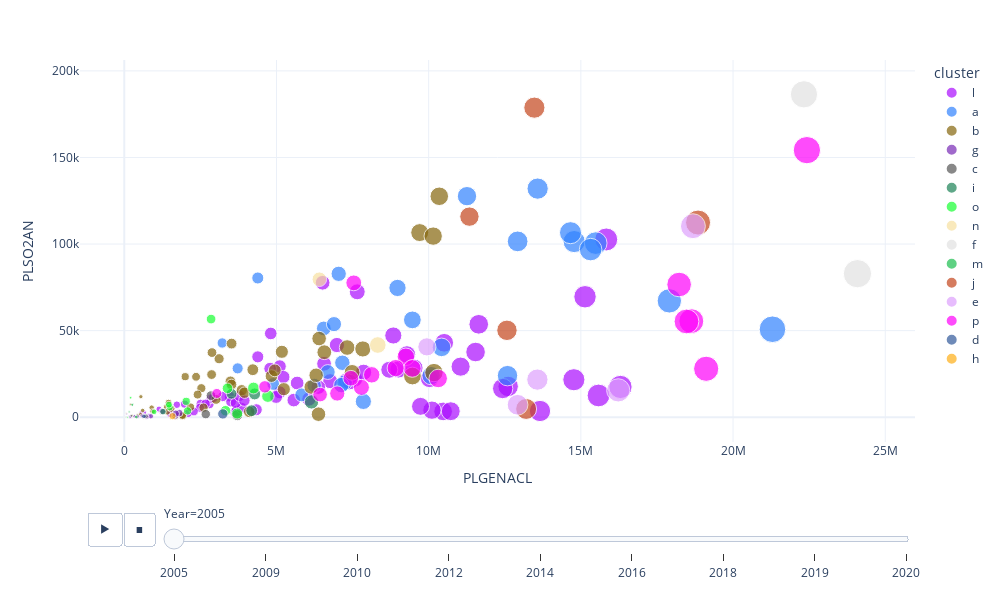

This figure's notebook cell:
### Code cell
import plotly.express as px

fig = px.scatter(pivotDF, y="PLSO2AN", x='PLGENACL', size='PLGENACL', animation_frame="Year", color='cluster', color_discrete_sequence=px.colors.qualitative.Alphabet,
        hover_name="PNAME", height=600, width=1000)

fig.update_layout(template='plotly_white',)

### Figure 1 — Plotly figure (JSON) as saved in the notebook; plotly's stock layout.template omitted (floating-point values rounded to 4 significant figures)
{"data": [{"hovertemplate": "<b>%{hovertext}</b><br><br>cluster=l<br>Year=2005<br>PLGENACL=%{marker.size}<br>PLSO2AN=%{y}<extra></extra>", "hovertext": ["Barry", "Platte", "Gerald Whelan Energy Center", "Cholla", "Oklaunion Power Station", "Limestone", "Hayden", "Crystal River", "E D Edwards", "Joppa Steam", "Marion", "IPL - Petersburg Generating Station", "Cayuga", "Burlington (IA)", "La Cygne", "Shawnee", "Four Corners Steam Elec Station", "San Juan", "Leland Olds", "Milton R Young", "Kyger Creek", "Northeastern", "Seward", "Williams", "Cumberland", "Centralia", "Mount Storm Power Station", "Dave Johnston", "Naughton", "J P Madgett", "Pleasants Power Station", "Newton", "East Bend", "Craig", "Coal Creek", "H L Spurlock", "Jeffrey Energy Center", "Trimble County", "Big Stone", "Wyodak", "Boardman", "A B Brown Generating Station", "Flint Creek Power Plant", "Welsh Power Plant", "Hunter", "Coronado Generating Station", "Coleto Creek", "Sam Seymour", "Tolk Station", "Merom", "Pawnee", "Ottumwa", "Mountaineer (1301)", "Intermountain", "R D Green", "Independence", "Louisa", "Sikeston", "Twin Oaks", "H W Pirkey Power Plant", "Jim Bridger", "Huntington", "Ray D Nixon", "Springerville Generating Station", "North Valmy", "Colver Green Energy", "Grant Town Power Plant", "River Valley", "Archer Daniels Midland Co.", "WPS Westwood Generation, LLC"], "legendgroup": "l", "marker": {"color": "#AA0DFE", "size": [11645127, 659700.0, 549200.0, 7574184, 4337527, 12611154, 3651275, 15834368, 4386535, 7863465, 1726754, 11540930, 6516696, 1141855, 9011401, 9285443, 15579763, 12431310, 4812152, 5109094, 7653542, 6563479, 2794464, 4791548, 16301144, 10474438, 10725841, 5679616, 5228444, 2507953, 8837822, 7290695, 3695640, 10108020, 8705796, 6985217, 15136886, 3864529, 2843980, 2671531, 3463644, 3507809, 3662831, 9524863, 9732018, 6065244, 5103360, 11049157, 7405210, 6765633, 2925649, 3232506, 10510797, 13657657, 2103699, 10027417, 3789200, 1979900, 2485376, 4988523, 14769867, 6373756, 1486309, 5567825, 3946571, 803191, 665058, 2290000.0, 1506000.0, 232400.0], "sizemode": "area", "sizeref": 60220.0, "symbol": "circle"}, "mode": "markers", "name": "l", "orientation": "v", "showlegend": true, "type": "scatter", "x": [11645127, 659700.0, 549200.0, 7574184, 4337527, 12611154, 3651275, 15834368, 4386535, 7863465, 1726754, 11540930, 6516696, 1141855, 9011401, 9285443, 15579763, 12431310, 4812152, 5109094, 7653542, 6563479, 2794464, 4791548, 16301144, 10474438, 10725841, 5679616, 5228444, 2507953, 8837822, 7290695, 3695640, 10108020, 8705796, 6985217, 15136886, 3864529, 2843980, 2671531, 3463644, 3507809, 3662831, 9524863, 9732018, 6065244, 5103360, 11049157, 7405210, 6765633, 2925649, 3232506, 10510797, 13657657, 2103699, 10027417, 3789200, 1979900, 2485376, 4988523, 14769867, 6373756, 1486309, 5567825, 3946571, 803191, 665058, 2290000.0, 1506000.0, 232400.0], "xaxis": "x", "y": [53650.0, 2476.0, 2563.0, 22030.0, 4328.0, 17770.0, 2891.0, 102700.0, 34860.0, 25960.0, 7211.0, 37650.0, 77640.0, 4658.0, 27620.0, 36230.0, 12550.0, 16570.0, 48370.0, 29410.0, 72430.0, 30880.0, 7619.0, 28060.0, 17470.0, 3355.0, 3472.0, 19750.0, 23230.0, 7764.0, 47200.0, 21050.0, 3667.0, 4076.0, 27390.0, 41690.0, 69560.0, 5237.0, 10640.0, 7732.0, 12020.0, 9039.0, 8227.0, 28440.0, 6277.0, 10480.0, 14390.0, 29200.0, 20340.0, 20820.0, 11250.0, 11980.0, 42980.0, 3594.0, 2280.0, 22360.0, 12330.0, 7565.0, 5482.0, 11700.0, 21650.0, 17360.0, 3751.0, 9880.0, 9607.0, 740.6, 452.6, 3268.0, 1843.0, 364.5], "yaxis": "y"}, {"hovertemplate": "<b>%{hovertext}</b><br><br>cluster=a<br>Year=2005<br>PLGENACL=%{marker.size}<br>PLSO2AN=%{y}<extra></extra>", "hovertext": ["E C Gaston", "Cross", "Seminole (136)", "Baldwin Energy Complex", "Clifty Creek", "Walter Scott Jr. Energy Center", "E W Brown", "Mill Creek", "Boswell Energy Center", "Sioux", "Roxboro", "Cliffside", "Marshall", "W H Sammis", "Homer City", "Kingston", "Fort Martin Power Station", "Mitchell (WV)", "South Oak Creek", "James H Miller Jr", "Wansley (6052)", "Iatan", "R M Schahfer Generating Station", "Sooner", "Rockport", "Alcoa Allowance Management Inc", "Columbia", "Belews Creek"], "legendgroup": "a", "marker": {"color": "#3283FE", "size": [11258941, 7854905, 7164874, 12590355, 8976213, 6238325, 3218697, 10080345, 7239346, 6554944, 14780118, 3725087, 15488210, 14660078, 13580234, 9464725, 7044623, 6889478, 5830537, 21294365, 12923182, 4892280, 10423932, 7131665, 17906629, 4387000.0, 6685700, 15320116], "sizemode": "area", "sizeref": 60220.0, "symbol": "circle"}, "mode": "markers", "name": "a", "orientation": "v", "showlegend": true, "type": "scatter", "x": [11258941, 7854905, 7164874, 12590355, 8976213, 6238325, 3218697, 10080345, 7239346, 6554944, 14780118, 3725087, 15488210, 14660078, 13580234, 9464725, 7044623, 6889478, 5830537, 21294365, 12923182, 4892280, 10423932, 7131665, 17906629, 4387000.0, 6685700, 15320116], "xaxis": "x", "y": [127700.0, 9122.0, 31440.0, 24010.0, 74660.0, 18330.0, 42870.0, 24030.0, 19960.0, 51260.0, 101400.0, 28210.0, 100500.0, 106600.0, 132000.0, 56210.0, 82820.0, 53770.0, 12900.0, 50800.0, 101500.0, 19220.0, 40340.0, 18550.0, 67210.0, 80410.0, 26100.0, 96810.0], "yaxis": "y"}, {"hovertemplate": "<b>%{hovertext}</b><br><br>cluster=b<br>Year=2005<br>PLGENACL=%{marker.size}<br>PLSO2AN=%{y}<extra></extra>", "hovertext": ["Dolet Hills Power Station", "Charles R Lowman", "Escalante", "Indian River", "Deerhaven", "Kincaid Generating Station", "Powerton", "Will County", "Michigan City Generating Station", "F B Culley Generating Station", "Whitewater Valley", "Lansing", "Prairie Creek", "George Neal North", "Muscatine", "Elmer Smith", "John S. Cooper", "Herbert A Wagner", "Dan E Karn", "St. Clair", "Trenton Channel", "J B Sims", "Allen S King", "Hoot Lake", "Lon D Wright Power Plant", "Sheldon", "Merrimack", "G G Allen", "R M Heskett", "Avon Lake Power Plant", "Conesville", "Dover", "Painesville", "Muskogee", "Brunner Island, LLC", "Montour, LLC", "Wateree", "Bull Run", "Gallatin", "Genoa", "Somerset Operating Company  (Kintigh)", "Lewis & Clark", "Winyah", "Mayo", "Rawhide Energy Station", "Hugo", "Clover Power Station", "George Neal South", "Cheswick", "Panther Creek Energy Facility", "Scrubgrass Generating Plant", "Birchwood Power Facility"], "legendgroup": "b", "marker": {"color": "#85660D", "size": [4835630, 3860363, 1909198, 3488465, 1454416, 6137539, 9466509, 5241625, 2532456, 2603860, 545800.0, 1397104, 900218, 6303363, 1415879, 2174803, 2002109, 2869078, 3521065, 7321978, 4223081, 439000.0, 2358815, 930391, 540674, 1550340, 3115660, 6401770, 604800.0, 3525605, 9705537, 69960.0, 211600.0, 10173913, 10148281, 10348789, 5177187, 6571240, 7484309, 2409855, 4107023, 283500.0, 7836481, 4944920, 1918688, 3015548, 6380515, 3947546, 2882215, 643400.0, 645300.0, 1685000.0], "sizemode": "area", "sizeref": 60220.0, "symbol": "circle"}, "mode": "markers", "name": "b", "orientation": "v", "showlegend": true, "type": "scatter", "x": [4835630, 3860363, 1909198, 3488465, 1454416, 6137539, 9466509, 5241625, 2532456, 2603860, 545800.0, 1397104, 900218, 6303363, 1415879, 2174803, 2002109, 2869078, 3521065, 7321978, 4223081, 439000.0, 2358815, 930391, 540674, 1550340, 3115660, 6401770, 604800.0, 3525605, 9705537, 69960.0, 211600.0, 10173913, 10148281, 10348789, 5177187, 6571240, 7484309, 2409855, 4107023, 283500.0, 7836481, 4944920, 1918688, 3015548, 6380515, 3947546, 2882215, 643400.0, 645300.0, 1685000.0], "xaxis": "x", "y": [23750.0, 15600.0, 1293.0, 20720.0, 8403.0, 17450.0, 23790.0, 16190.0, 16750.0, 5511.0, 11830.0, 5761.0, 5541.0, 24240.0, 3190.0, 5824.0, 23420.0, 24640.0, 18850.0, 40240.0, 27440.0, 1052.0, 23370.0, 3391.0, 1684.0, 4878.0, 33770.0, 45420.0, 3932.0, 42530.0, 106600.0, 2243.0, 7358.0, 25770.0, 104600.0, 127600.0, 37770.0, 37530.0, 25900.0, 13070.0, 3131.0, 838.6, 39420.0, 27080.0, 875.6, 10320.0, 1752.0, 14170.0, 37320.0, 100.9, 583.2, 701.6], "yaxis": "y"}, {"hovertemplate": "<b>%{hovertext}</b><br><br>cluster=g<br>Year=2005<br>PLGENACL=%{marker.size}<br>PLSO2AN=%{y}<extra></extra>", "hovertext": ["Aurora Energy LLC Chena", "Logan Generating Plant", "Gilberton Power Company", "Mt. Carmel Cogeneration", "Carneys Point", "Ebensburg Power Company", "AES Warrior Run", "Argus Cogen Plant", "Archer Daniels Midland Clinton", "Archer Daniels Midland Lincoln", "Archer Daniels Midland Mankato", "Archer Daniels Midland Cedar Rapids", "Eielson AFB Central Heat & Power Plant", "Eastman Chemical Company", "University of Alaska Fairbanks", "TES Filer City Station", "Northampton Generating Plant", "Kaukauna Paper Mill", "St. Nicholas Cogeneration Project"], "legendgroup": "g", "marker": {"color": "#782AB6", "size": [173900.0, 1676000.0, 711200.0, 334600.0, 1803000.0, 439100.0, 1691000.0, 197300.0, 15870.0, 45580.0, 36430.0, 874400.0, 81770.0, 1249000.0, 48800.0, 346800.0, 592900.0, 77780.0, 738400.0], "sizemode": "area", "sizeref": 60220.0, "symbol": "circle"}, "mode": "markers", "name": "g", "orientation": "v", "showlegend": true, "type": "scatter", "x": [173900.0, 1676000.0, 711200.0, 334600.0, 1803000.0, 439100.0, 1691000.0, 197300.0, 15870.0, 45580.0, 36430.0, 874400.0, 81770.0, 1249000.0, 48800.0, 346800.0, 592900.0, 77780.0, 738400.0], "xaxis": "x", "y": [375.5, 954.3, 105.0, 463.2, 2415.0, 413.9, 2030.0, 42.98, 1413.0, 85.63, 68.54, 560.1, 134.3, 3458.0, 87.37, 472.9, 761.3, 1801.0, 192.1], "yaxis": "y"}, {"hovertemplate": "<b>%{hovertext}</b><br><br>cluster=c<br>Year=2005<br>PLGENACL=%{marker.size}<br>PLSO2AN=%{y}<extra></extra>", "hovertext": ["Holcomb", "San Miguel", "Bonanza", "General Chemical", "Wygen I"], "legendgroup": "c", "marker": {"color": "#565656", "size": [2677939, 2848231, 3712862, 233600.0, 708600.0], "sizemode": "area", "sizeref": 60220.0, "symbol": "circle"}, "mode": "markers", "name": "c", "orientation": "v", "showlegend": true, "type": "scatter", "x": [2677939, 2848231, 3712862, 233600.0, 708600.0], "xaxis": "x", "y": [1772.0, 12470.0, 1230.0, 810.4, 538.4], "yaxis": "y"}, {"hovertemplate": "<b>%{hovertext}</b><br><br>cluster=i<br>Year=2005<br>PLGENACL=%{marker.size}<br>PLSO2AN=%{y}<extra></extra>", "hovertext": ["Comanche (470)", "Curtis H. Stanton Energy Center", "Weston", "John Twitty Energy Center", "J K Spruce"], "legendgroup": "i", "marker": {"color": "#1C8356", "size": [4283475, 6151722, 3523945, 1271324, 4184751], "sizemode": "area", "sizeref": 60220.0, "symbol": "circle"}, "mode": "markers", "name": "i", "orientation": "v", "showlegend": true, "type": "scatter", "x": [4283475, 6151722, 3523945, 1271324, 4184751], "xaxis": "x", "y": [13440.0, 8838.0, 13540.0, 3208.0, 3766.0], "yaxis": "y"}, {"hovertemplate": "<b>%{hovertext}</b><br><br>cluster=o<br>Year=2005<br>PLGENACL=%{marker.size}<br>PLSO2AN=%{y}<extra></extra>", "hovertext": ["Martin Drake", "Waukegan", "Dallman", "R Gallagher", "Lawrence Energy Center", "Eckert Station", "Erickson", "Hawthorn", "North Omaha Station", "Edgewater (4050)", "Nearman Creek", "Archer Daniels Midland Des Moines", "University of NC Chapel Hill", "Ingredion Incorporated Argo Plant"], "legendgroup": "o", "marker": {"color": "#16FF32", "size": [2034992, 4718665, 2078647, 2852337, 3325963, 1495377, 980900.0, 3709740, 3391291, 4246382, 1467392, 32380.0, 113000.0, 208200.0], "sizemode": "area", "sizeref": 60220.0, "symbol": "circle"}, "mode": "markers", "name": "o", "orientation": "v", "showlegend": true, "type": "scatter", "x": [2034992, 4718665, 2078647, 2852337, 3325963, 1495377, 980900.0, 3709740, 3391291, 4246382, 1467392, 32380.0, 113000.0, 208200.0], "xaxis": "x", "y": [9164.0, 12180.0, 3635.0, 56670.0, 3761.0, 5702.0, 3105.0, 2142.0, 16700.0, 16840.0, 7242.0, 60.86, 32.86, 11270.0], "yaxis": "y"}, {"hovertemplate": "<b>%{hovertext}</b><br><br>cluster=n<br>Year=2005<br>PLGENACL=%{marker.size}<br>PLSO2AN=%{y}<extra></extra>", "hovertext": ["Brandon Shores", "Morgantown"], "legendgroup": "n", "marker": {"color": "#F7E1A0", "size": [8328639, 6408393], "sizemode": "area", "sizeref": 60220.0, "symbol": "circle"}, "mode": "markers", "name": "n", "orientation": "v", "showlegend": true, "type": "scatter", "x": [8328639, 6408393], "xaxis": "x", "y": [41700.0, 79680.0], "yaxis": "y"}, {"hovertemplate": "<b>%{hovertext}</b><br><br>cluster=f<br>Year=2005<br>PLGENACL=%{marker.size}<br>PLSO2AN=%{y}<extra></extra>", "hovertext": ["Bowen", "Scherer"], "legendgroup": "f", "marker": {"color": "#E2E2E2", "size": [22329425, 24086077], "sizemode": "area", "sizeref": 60220.0, "symbol": "circle"}, "mode": "markers", "name": "f", "orientation": "v", "showlegend": true, "type": "scatter", "x": [22329425, 24086077], "xaxis": "x", "y": [186500.0, 82900.0], "yaxis": "y"}, {"hovertemplate": "<b>%{hovertext}</b><br><br>cluster=m<br>Year=2005<br>PLGENACL=%{marker.size}<br>PLSO2AN=%{y}<extra></extra>", "hovertext": ["Edwardsport Generating Station", "Streeter Station", "Wheelabrator Frackville Energy"], "legendgroup": "m", "marker": {"color": "#1CBE4F", "size": [264240, 159700.0, 397100.0], "sizemode": "area", "sizeref": 60220.0, "symbol": "circle"}, "mode": "markers", "name": "m", "orientation": "v", "showlegend": true, "type": "scatter", "x": [264240, 159700.0, 397100.0], "xaxis": "x", "y": [7141.0, 3043.0, 99.98], "yaxis": "y"}, {"hovertemplate": "<b>%{hovertext}</b><br><br>cluster=j<br>Year=2005<br>PLGENACL=%{marker.size}<br>PLSO2AN=%{y}<extra></extra>", "hovertext": ["Ghent", "Cardinal", "Keystone", "John E Amos", "Harrison Power Station"], "legendgroup": "j", "marker": {"color": "#C4451C", "size": [12572155, 11339289, 13473118, 18850120, 13202556], "sizemode": "area", "sizeref": 60220.0, "symbol": "circle"}, "mode": "markers", "name": "j", "orientation": "v", "showlegend": true, "type": "scatter", "x": [12572155, 11339289, 13473118, 18850120, 13202556], "xaxis": "x", "y": [50190.0, 115800.0, 178800.0, 112400.0, 4765.0], "yaxis": "y"}, {"hovertemplate": "<b>%{hovertext}</b><br><br>cluster=e<br>Year=2005<br>PLGENACL=%{marker.size}<br>PLSO2AN=%{y}<extra></extra>", "hovertext": ["J H Campbell", "Monroe", "Conemaugh", "Colstrip", "Sherburne County"], "legendgroup": "e", "marker": {"color": "#DEA0FD", "size": [9941296, 18681735, 12920979, 16227758, 13571487], "sizemode": "area", "sizeref": 60220.0, "symbol": "circle"}, "mode": "markers", "name": "e", "orientation": "v", "showlegend": true, "type": "scatter", "x": [9941296, 18681735, 12920979, 16227758, 13571487], "xaxis": "x", "y": [40640.0, 110300.0, 7177.0, 15510.0, 21720.0], "yaxis": "y"}, {"hovertemplate": "<b>%{hovertext}</b><br><br>cluster=p<br>Year=2005<br>PLGENACL=%{marker.size}<br>PLSO2AN=%{y}<extra></extra>", "hovertext": ["Labadie", "New Madrid Power Plant", "Thomas Hill Energy Center", "Miami Fort Power Station", "W A Parish", "White Bluff", "W H Zimmer Generating Station", "Belle River", "Gerald Gentleman Station", "Nebraska City Station", "Gibson", "Martin Lake", "Rush Island", "Harrington Station", "Antelope Valley", "Gen J M Gavin", "Coyote"], "legendgroup": "p", "marker": {"color": "#FE00FA", "size": [18629109, 6996903, 7790353, 7539421, 18469681, 9250411, 10313202, 8129142, 9462456, 4618952, 22425649, 18228701, 8918092, 7443537, 6433598, 19117082, 3040890], "sizemode": "area", "sizeref": 60220.0, "symbol": "circle"}, "mode": "markers", "name": "p", "orientation": "v", "showlegend": true, "type": "scatter", "x": [18629109, 6996903, 7790353, 7539421, 18469681, 9250411, 10313202, 8129142, 9462456, 4618952, 22425649, 18228701, 8918092, 7443537, 6433598, 19117082, 3040890], "xaxis": "x", "y": [55500.0, 13700.0, 17250.0, 77580.0, 55290.0, 34890.0, 22380.0, 24490.0, 28170.0, 17550.0, 154200.0, 76630.0, 28390.0, 22520.0, 13070.0, 27970.0, 13710.0], "yaxis": "y"}, {"hovertemplate": "<b>%{hovertext}</b><br><br>cluster=d<br>Year=2005<br>PLGENACL=%{marker.size}<br>PLSO2AN=%{y}<extra></extra>", "hovertext": ["Neil Simpson II", "Red Hills Generation Facility"], "legendgroup": "d", "marker": {"color": "#325A9B", "size": [648300.0, 3237857], "sizemode": "area", "sizeref": 60220.0, "symbol": "circle"}, "mode": "markers", "name": "d", "orientation": "v", "showlegend": true, "type": "scatter", "x": [648300.0, 3237857], "xaxis": "x", "y": [498.4, 1918.0], "yaxis": "y"}, {"hovertemplate": "<b>%{hovertext}</b><br><br>cluster=h<br>Year=2005<br>PLGENACL=%{marker.size}<br>PLSO2AN=%{y}<extra></extra>", "hovertext": ["AES Hawaii"], "legendgroup": "h", "marker": {"color": "#FEAF16", "size": [1585000.0], "sizemode": "area", "sizeref": 60220.0, "symbol": "circle"}, "mode": "markers", "name": "h", "orientation": "v", "showlegend": true, "type": "scatter", "x": [1585000.0], "xaxis": "x", "y": [626.6], "yaxis": "y"}], "layout": {"height": 600, "legend": {"itemsizing": "constant", "title": {"text": "cluster"}, "tracegroupgap": 0}, "margin": {"t": 60}, "sliders": [{"active": 0, "currentvalue": {"prefix": "Year="}, "len": 0.9, "pad": {"b": 10, "t": 60}, "steps": [{"args": [["2005"], {"frame": {"duration": 0, "redraw": false}, "fromcurrent": true, "mode": "immediate", "transition": {"duration": 0, "easing": "linear"}}], "label": "2005", "method": "animate"}, {"args": [["2009"], {"frame": {"duration": 0, "redraw": false}, "fromcurrent": true, "mode": "immediate", "transition": {"duration": 0, "easing": "linear"}}], "label": "2009", "method": "animate"}, {"args": [["2010"], {"frame": {"duration": 0, "redraw": false}, "fromcurrent": true, "mode": "immediate", "transition": {"duration": 0, "easing": "linear"}}], "label": "2010", "method": "animate"}, {"args": [["2012"], {"frame": {"duration": 0, "redraw": false}, "fromcurrent": true, "mode": "immediate", "transition": {"duration": 0, "easing": "linear"}}], "label": "2012", "method": "animate"}, {"args": [["2014"], {"frame": {"duration": 0, "redraw": false}, "fromcurrent": true, "mode": "immediate", "transition": {"duration": 0, "easing": "linear"}}], "label": "2014", "method": "animate"}, {"args": [["2016"], {"frame": {"duration": 0, "redraw": false}, "fromcurrent": true, "mode": "immediate", "transition": {"duration": 0, "easing": "linear"}}], "label": "2016", "method": "animate"}, {"args": [["2018"], {"frame": {"duration": 0, "redraw": false}, "fromcurrent": true, "mode": "immediate", "transition": {"duration": 0, "easing": "linear"}}], "label": "2018", "method": "animate"}, {"args": [["2019"], {"frame": {"duration": 0, "redraw": false}, "fromcurrent": true, "mode": "immediate", "transition": {"duration": 0, "easing": "linear"}}], "label": "2019", "method": "animate"}, {"args": [["2020"], {"frame": {"duration": 0, "redraw": false}, "fromcurrent": true, "mode": "immediate", "transition": {"duration": 0, "easing": "linear"}}], "label": "2020", "method": "animate"}], "x": 0.1, "xanchor": "left", "y": 0, "yanchor": "top"}], "updatemenus": [{"buttons": [{"args": [null, {"frame": {"duration": 500, "redraw": false}, "fromcurrent": true, "mode": "immediate", "transition": {"duration": 500, "easing": "linear"}}], "label": "&#9654;", "method": "animate"}, {"args": [[null], {"frame": {"duration": 0, "redraw": false}, "fromcurrent": true, "mode": "immediate", "transition": {"duration": 0, "easing": "linear"}}], "label": "&#9724;", "method": "animate"}], "direction": "left", "pad": {"r": 10, "t": 70}, "showactive": false, "type": "buttons", "x": 0.1, "xanchor": "right", "y": 0, "yanchor": "top"}], "width": 1000, "xaxis": {"anchor": "y", "domain": [0, 1], "title": {"text": "PLGENACL"}}, "yaxis": {"anchor": "x", "domain": [0, 1], "title": {"text": "PLSO2AN"}}}}
